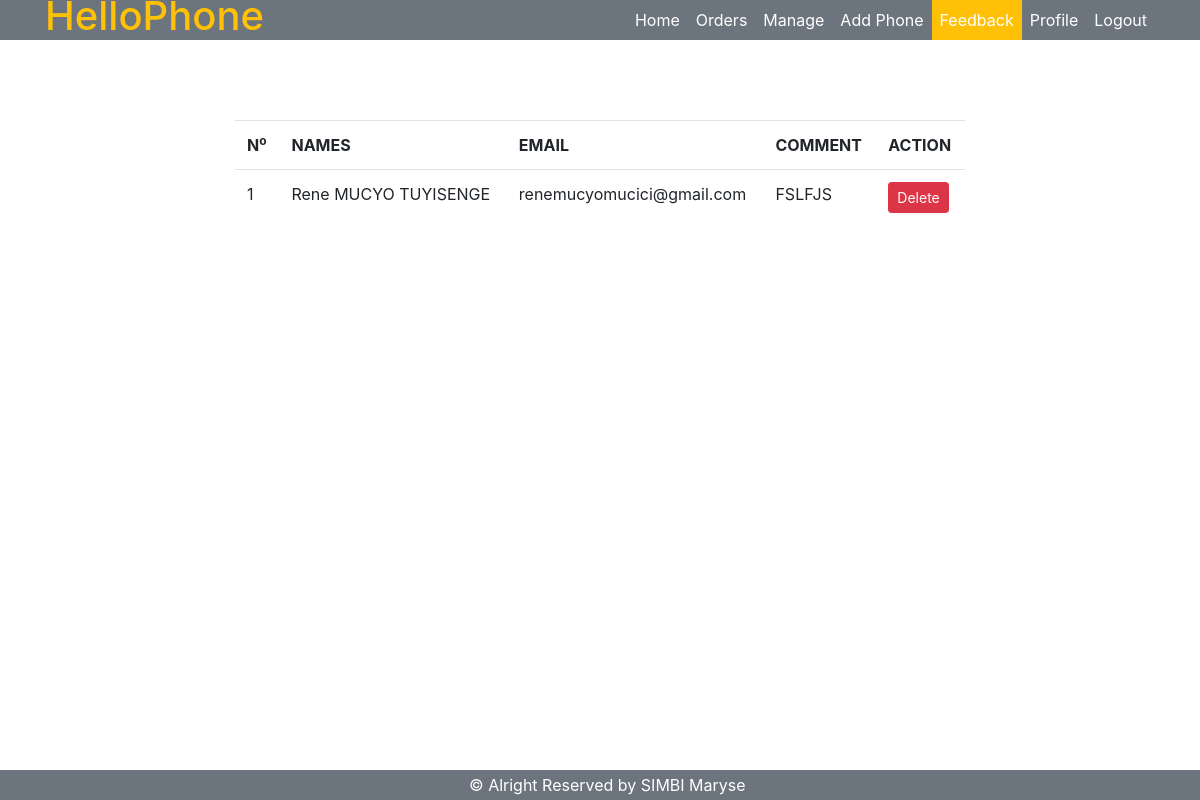
The app's page /admin/feed.php (signed in), older data.
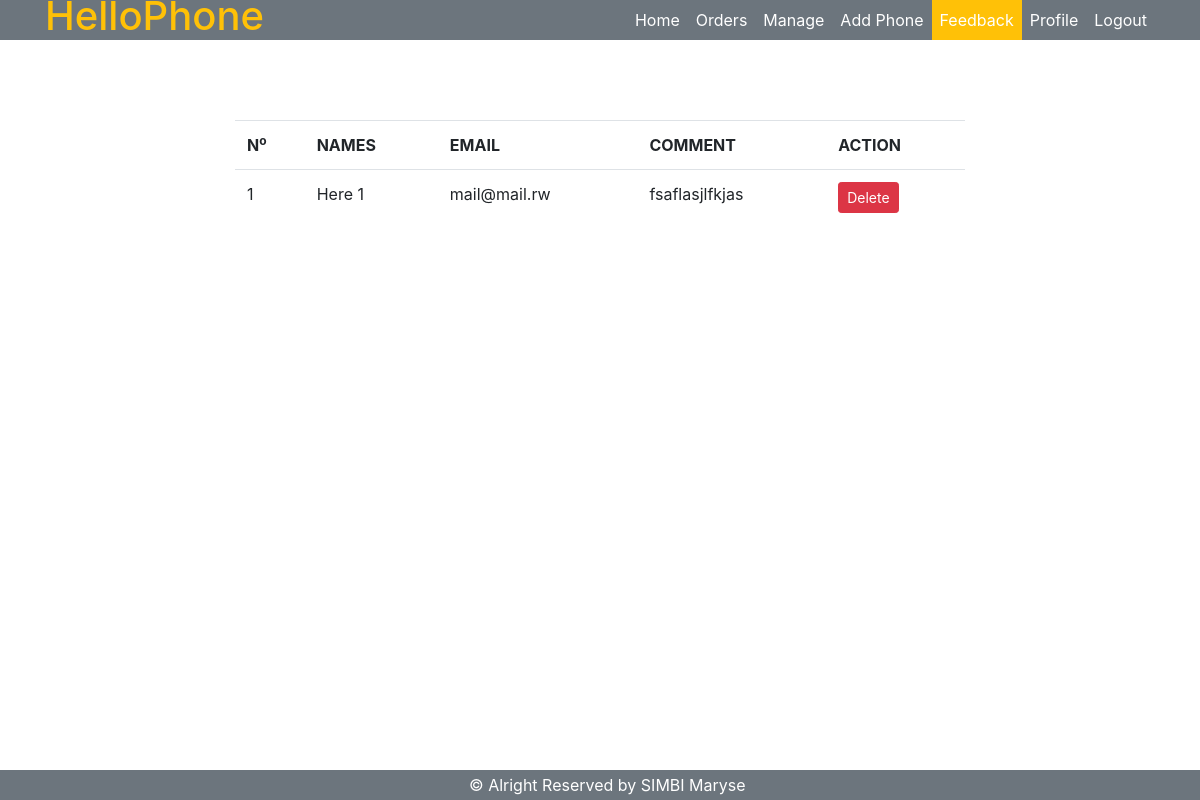
The same page, newer data.
### tables this page shows
CREATE TABLE `feedbacks` (
  `id` int(11) NOT NULL,
  `names` varchar(255) DEFAULT NULL,
  `emails` varchar(255) DEFAULT NULL,
  `contents` varchar(255) DEFAULT NULL
);

### admin/feed.php (the view, shortened to what this page needs)
<?php
	include("../includes/connect.php");
	?>
<!DOCTYPE html>
<html lang="en">
<head>
	<link rel="stylesheet" href="../vendor/bootstrap/css/bootstrap.min.css">
</head>
<body style="overflow-y: scroll;">
	<?php
include("../includes/navAdmin.php");
?>
	<div class="container">
		<div class="row">
			<div class="col-md-2"></div>
            <div class="col-md-8">
                <table class="table table-hover">
                    <tr>
						<th>N<sup>o</sup></th>
						<th>NAMES</th>
						<th>EMAIL</th>
						<th>COMMENT</th>
						<th>ACTION</th>
                    </tr>
                    <?php
                        $query = mysqli_query($conn,"SELECT *FROM feedbacks");
                        if (mysqli_num_rows($query)>0) {
                            $a = 1;
                            while ($fe = mysqli_fetch_array($query)) {
                               ?>
                               <tr>
								<td><?= $a;?></td><td><?= $fe['names']?></td><td><?= $fe['emails']?></td><td><?= $fe['contents']?></td>
								<td><a href="deleteComment.php?id=<?= rand()."jk@kl(*fddw][".rand()."LlfkeLjjNK".rand()."!".$fe['id']."!".rand()."dJKLL[sdFsd!".rand()."343er!KSfd]]fdss"?>" class="btn btn-sm btn-danger">Delete</a></td>
                               </tr>
                               <?php
                            $a++;}
                        }
                    ?>
                </table>
            </div>
			<div class="col-md-2"></div>
		</div>
	</div>
	<nav class="navbar navbar-expand-lg navbar-default bg-secondary fixed-bottom" style="height:30px;">
		<div class="container">
		  <div class="col-md-3"></div>
		  <div class="col-md-6">
			  <div class="row">
				<div class="col-md-12" style="color:white;">
					&copy Alright Reserved by SIMBI Maryse
				</div>
				</div>
			  </div>
		  </div>
		  <div class="col-md-3"></div>
	  </nav>
</body>
</html>

Row changes from the older to the newer data that the page shows:
removed feedbacks: names "Rene MUCYO TUYISENGE", emails "renemucyomucici@gmail.com", contents "FSLFJS"
added feedbacks: names "Here 1", emails "mail@mail.rw", contents "fsaflasjlfkjas"
